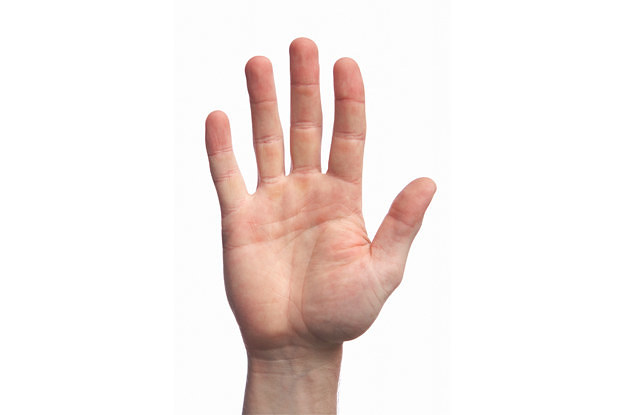
#> input picture hand.jpg, 625 x 415 px
$ python 'hsv value.py'
#> lines starting #> are read from the running program, lines starting #| are printed output that depends on the picture
import cv2
import numpy as np
import matplotlib.pyplot as pyt
img=cv2.imread('hand.jpg')
#> img is the input picture: shape (415, 625, 3); mean B, G, R 231.4, 234.3, 243.7
hsv=cv2.cvtColor(img,cv2.COLOR_RGB2HSV)
#> hsv: shape (415, 625, 3); mean H, S, V 22.8, 16.1, 243.7
h=hsv[:,:,0]
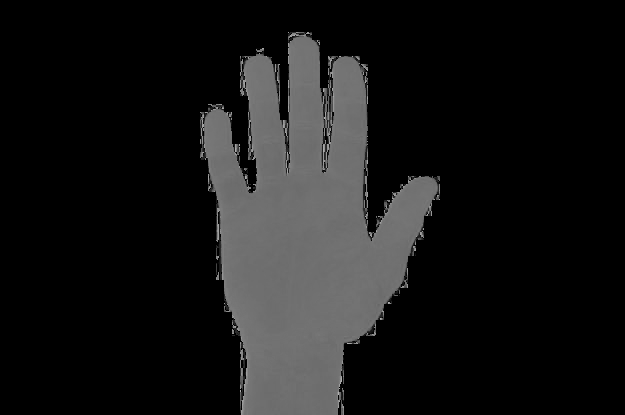
#> h: shape (415, 625); min 0, max 176, mean 22.8
s=hsv[:,:,1]
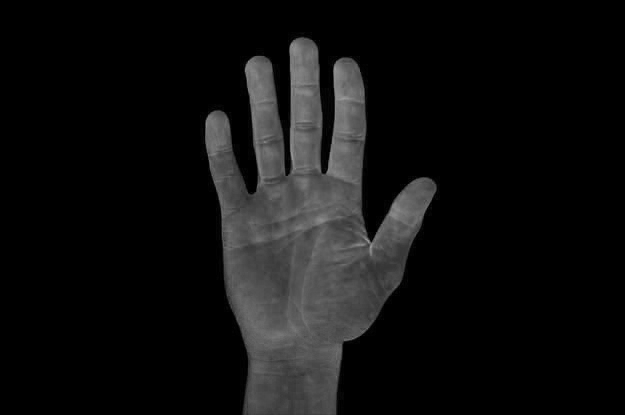
#> s: shape (415, 625); min 0, max 155, mean 16.1
v=hsv[:,:,2]
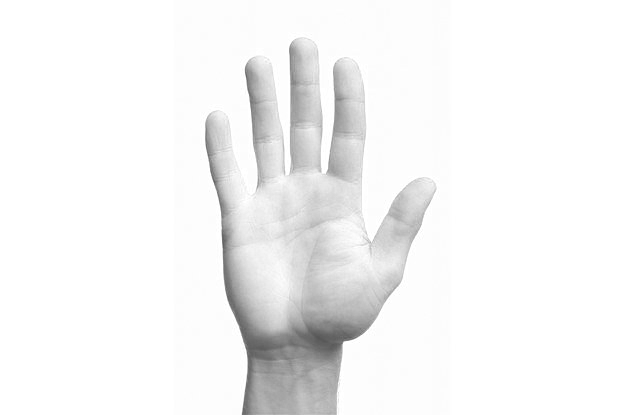
#> v: shape (415, 625); min 86, max 255, mean 243.7
f,(ax1,ax2,ax3)=pyt.subplots(1,3,figsize=(20,10))
ax1.imshow(h,cmap='gray')
ax2.imshow(s,cmap='gray')
ax3.imshow(v,cmap='gray')
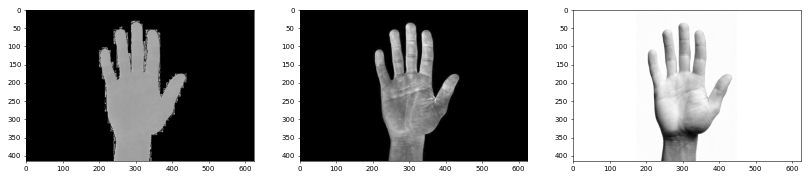
#> figure drawn by matplotlib, 3 panels
